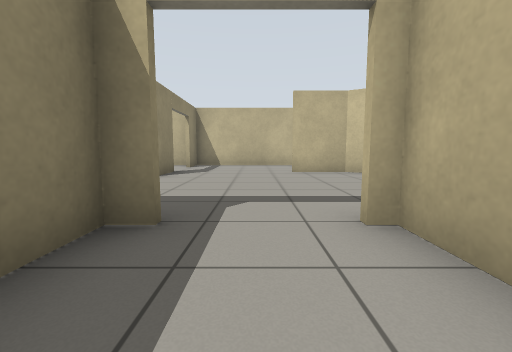
view 1 (above)

24 first-person views from a walk through a world built for the Gazebo simulator. The camera is 0.72 m above the floor, tilts 6° down and sees 90° across. The floor is counted in squares, 1 m on a side. Each view is taken from the middle of a square. On the plan, view 1 faces up. The plan holds only what a view shows up to about 9 squares ahead; the rest is blank.

view 2
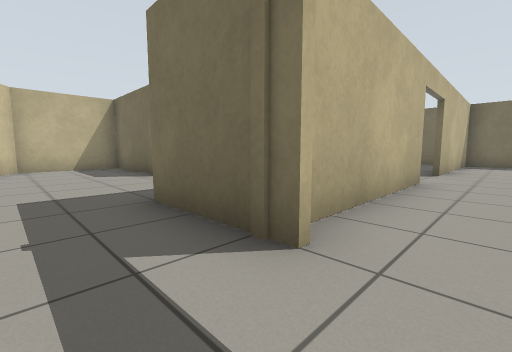

view 3
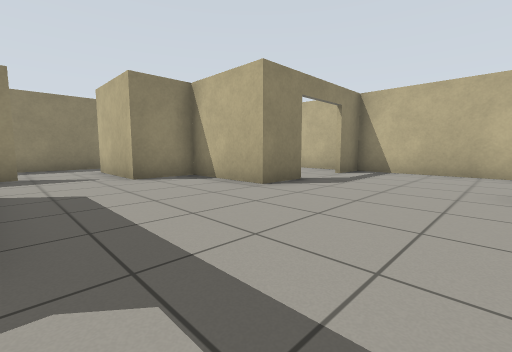

view 4
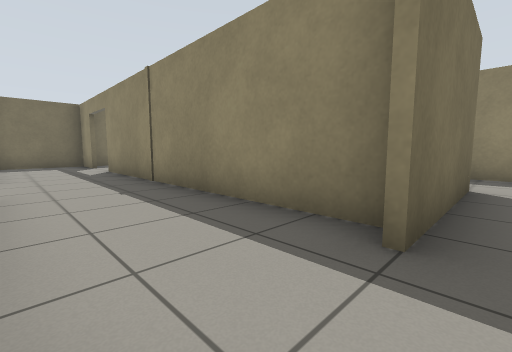

view 5
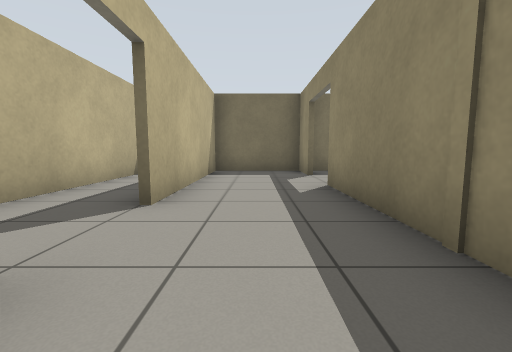

view 6
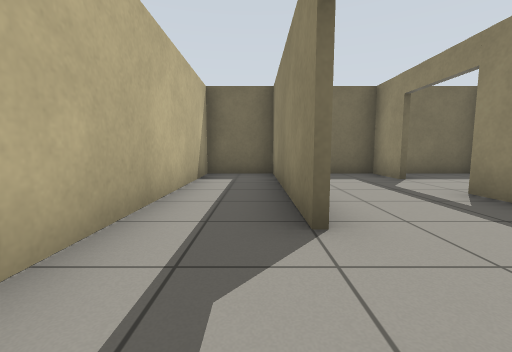

view 7
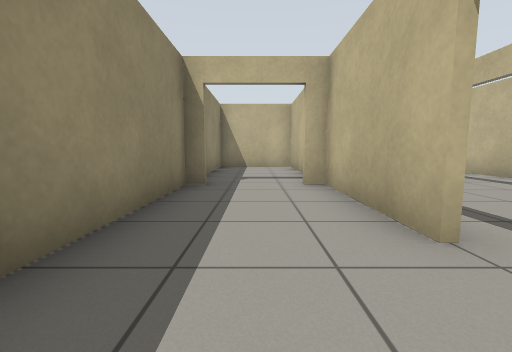

view 8
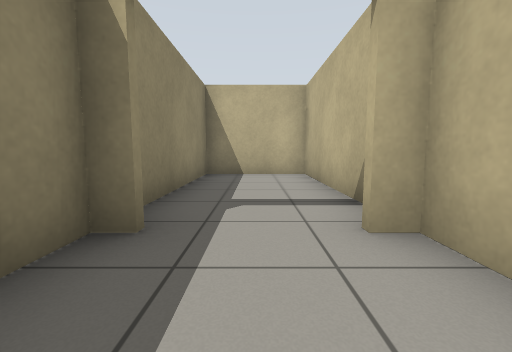

view 9
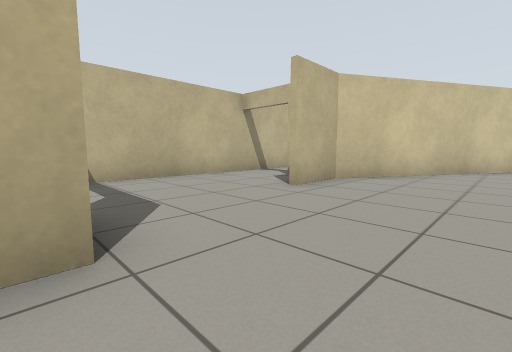

view 10
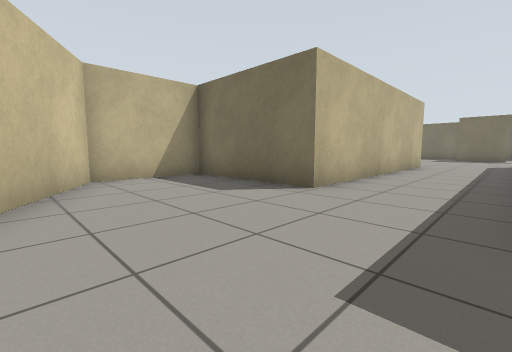

view 11
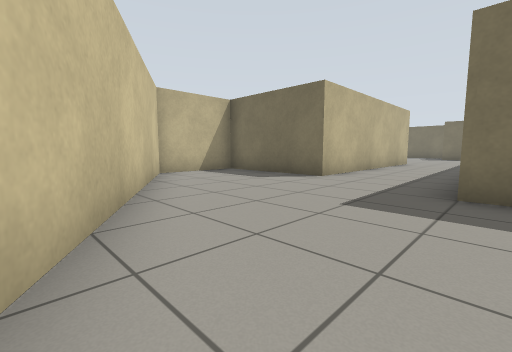

view 12
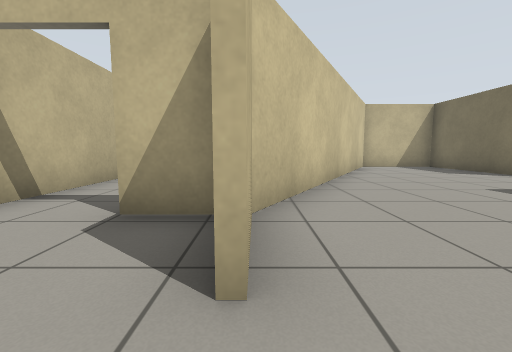

view 13
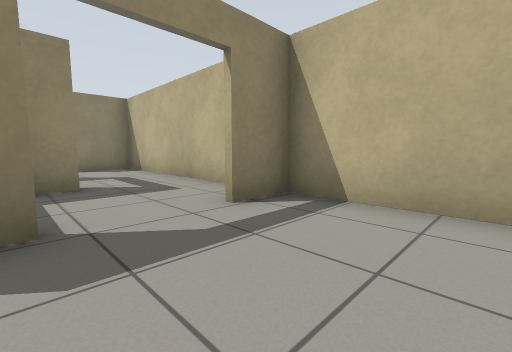

view 14
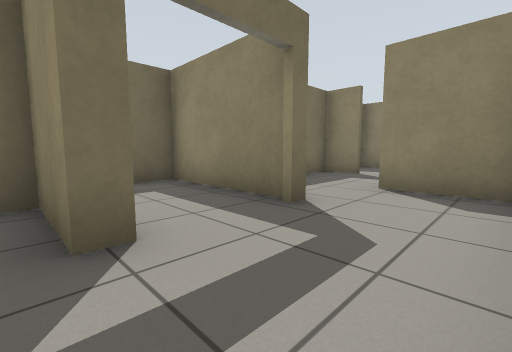

view 15
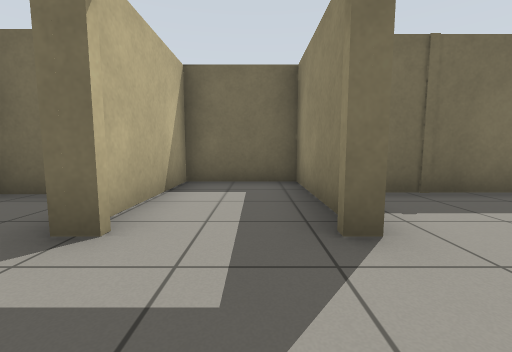

view 16
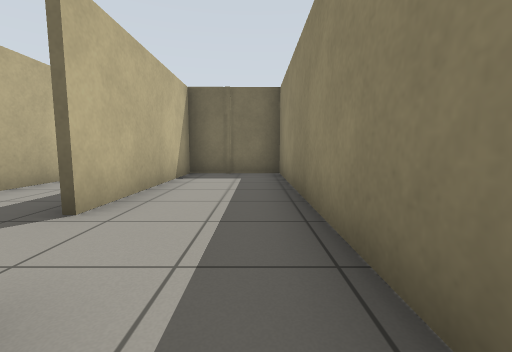

view 17
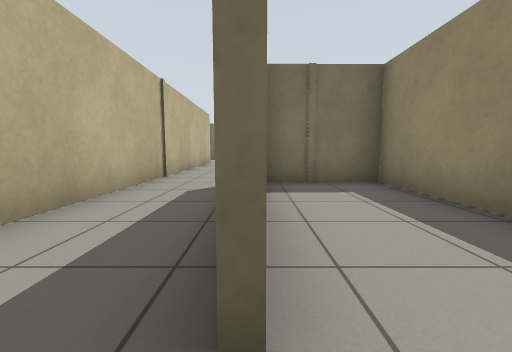

view 18
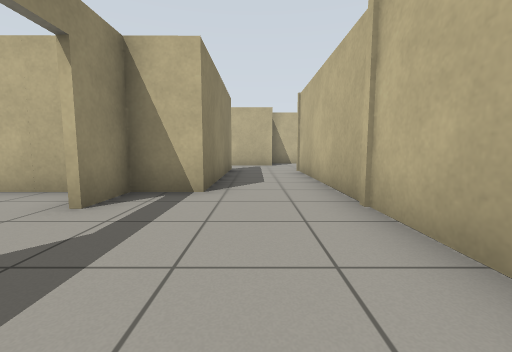

view 19
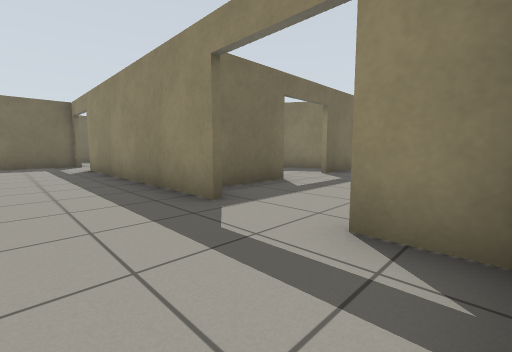

view 20
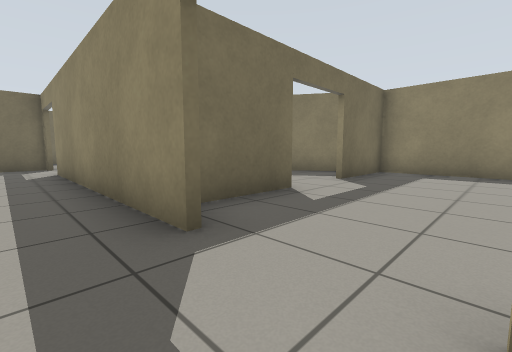

view 21
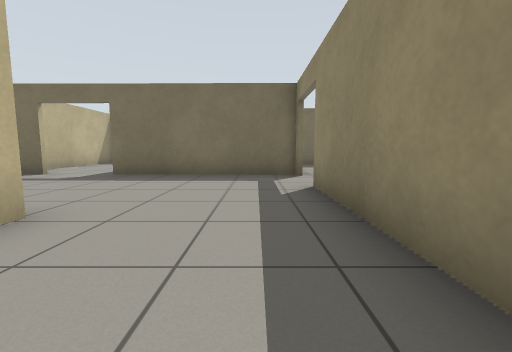

view 22
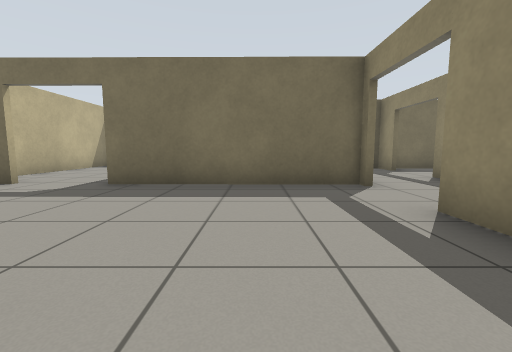

view 23
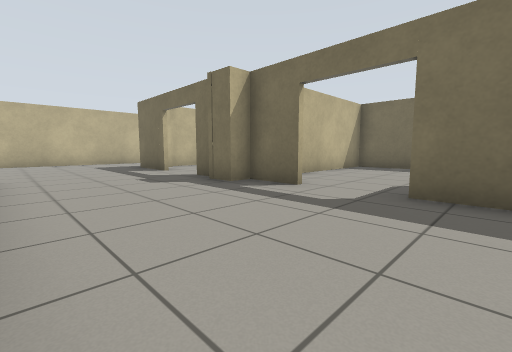

view 24
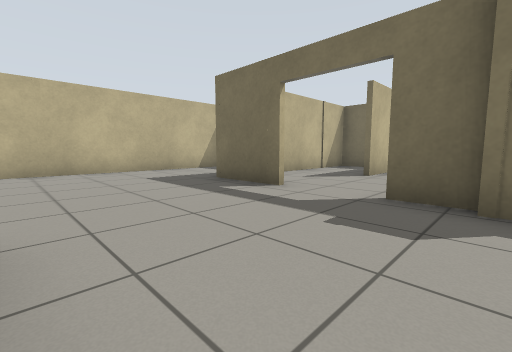

### Floor plan
Points are (right, up) in squares from view 1. A wall is a line through its corners. A room is listed if a view was taken in it or the views show most of it. See-through windows are left out.
Room 1 (views 1, 5)
walls: (1.3, -2.2) (1.3, 2.4); (-1.4, -8) (-1.4, -9.5) (1, -9.5); (-1.4, 2.4) (-1.4, -6.1); (1.3, -9.5) (1.3, -4.1)
ways out: open door at (0, 2.2) to room 2; open door at (1, -3.5) to room 3; open door at (-1.5, -7) to room 4
Room 2 (views 2, 3, 4, 9, 10, 11, 12, 13)
walls: (-2.6, 8.2) (-2.6, 6.8) (-5.4, 6.8); (2.8, 8.4) (2.8, 9.5); (1, 2.5) (3.5, 2.5); (-5.3, 7) (-5.3, 5.2); (3.1, 11.4) (-2.6, 11.4) (-2.6, 10.1); (5.8, 6.3) (2.8, 8) (1.1, 8); (-4.6, 2.5) (-0.9, 2.5)
ways out: open door at (0, 2.2) to room 1; open door at (-3, 9.5) to room 5; opening at (-5.5, 3.5) to room 7; opening at (5.5, 4.5) to room 8; open door at (3, 10.5)
Room 3 (view 6)
walls: (3.4, -1.7) (3.4, -0.2); (1.5, -4.1) (1.5, -9.5); (1, -9.5) (3.4, -9.5) (3.4, -3.3)
ways out: open door at (1, -3.5) to room 1
Room 4 (views 7, 8)
walls: (-1.6, -6.1) (-1.6, -3.1); (-4.4, -3.1) (-4.4, -6.8); (-1.5, -2.9) (-2.1, -2.9); (-4.4, -9.5) (-1.9, -9.5)
ways out: open door at (-1.5, -7) to room 1; open door at (-3, -3) to room 10
Room 5 (views 14, 15)
walls: (-8.1, 9) (-7.6, 9); (-5.8, 9) (-5.3, 9) (-5.3, 7); (-5.4, 7) (-2.9, 7); (-3.4, 11.4) (-9.9, 11.4) (-9.9, 9.2); (-10.6, 6.8) (-9.1, 6.8)
ways out: open door at (-3, 9.5) to room 2; open door at (-6.5, 9) to room 11; opening at (-10, 8.5)
Room 6 (view 16)
walls: (-9.7, 5.4) (-9.7, -1.6) (-7, -1.6) (-7, 3.4)
ways out: opening at (-7, 4) to room 7
Room 7 (views 17, 18, 19, 20, 21, 22, 23, 24)
walls: (0.4, -13.6) (1.2, -13.6); (1.1, -13.9) (2.3, -13.9); (-1, -14.2) (0.4, -14.2); (4.1, -13.9) (6.4, -13.9); (-4.6, -5.1) (-4.6, 2.5); (-4, -2.9) (-4.8, -2.9); (-8.1, -14.2) (-2.9, -14.2); (-8.1, -4.9) (-8.1, -12); (9.6, -14.4) (9.6, -9.9); (-6.9, 3.4) (-6.9, -1.7) (-8.1, -1.7) (-8.1, -3); (-5.3, 5.2) (-8.1, 5.2)
ways out: opening at (-5.5, 3.5) to room 2; opening at (-7, 4) to room 6; opening at (5.5, -7) to room 8; open door at (-8, -4) to room 9; open door at (-8, -13); open door at (-2, -14); open door at (3.5, -14)
Room 8 (no view inside)
walls: (6.6, -5.4) (6.6, 0.9) (10.4, 0.9) (10.4, 3.7) (5.8, 6.3)
ways out: opening at (5.5, 4.5) to room 2; opening at (5.5, -7) to room 7
Room 9 (no view inside)
walls: (-10.9, -5.9) (-8.8, -5.9); (-15.4, -2.9) (-15.4, -5.9) (-12.8, -5.9); (-9, -1.8) (-10.3, -1.8)
ways out: open door at (-8, -4) to room 7; open door at (-11.5, -6)
Room 10 (no view inside)
walls: (-4.4, 2.4) (-4.4, -3.1); (-0.9, 2.4) (-4.7, 2.4); (-1.6, -3.1) (-1.6, 2.4)
ways out: open door at (-3, -3) to room 4
Room 11 (no view inside)
walls: (-7.9, 8.8) (-7.9, 5.4) (-5.5, 5.4) (-5.5, 8.4)
ways out: open door at (-6.5, 9) to room 5

Positions as (right, up) in squares from view 1, and headings:
1: (0, 0), facing up
2: (0, 4), facing down-right
3: (1, 3), facing up-left
4: (1, 3), facing down-left
5: (0, -1), facing down
6: (2, -2), facing down
7: (-3, -8), facing up
8: (-3, -5), facing up
9: (-3, 5), facing up-right
10: (4, 5), facing down-right
11: (3, 7), facing down-right
12: (0, 8), facing right
13: (0, 8), facing up-left
14: (-5, 11), facing down-left
15: (-7, 11), facing down
16: (-9, 6), facing down
17: (-7, 4), facing down
18: (-6, -6), facing up
19: (-6, -2), facing down-left
20: (-7, -3), facing down-left
21: (-7, -7), facing down
22: (-6, -9), facing down
23: (-4, -10), facing down-right
24: (1, -10), facing down-right
